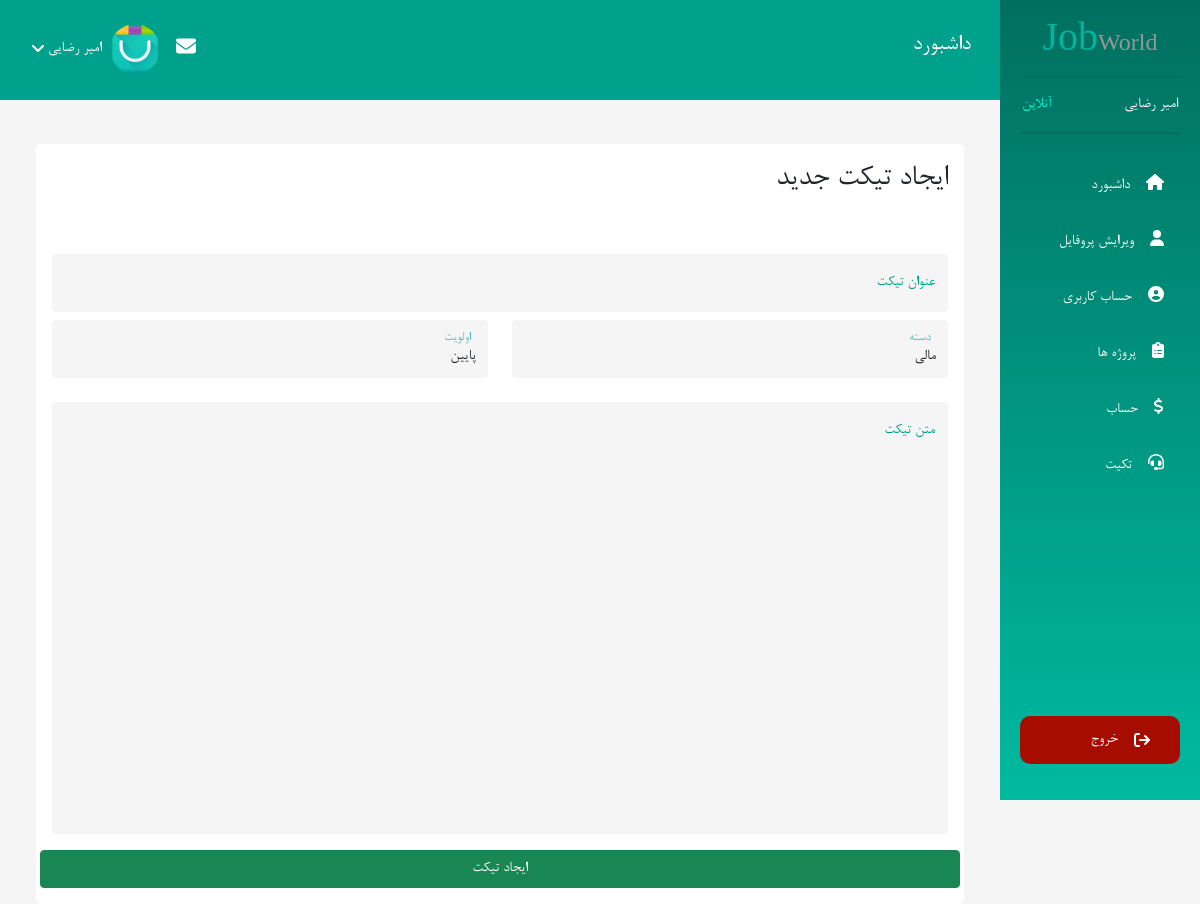
Page /jobWorld/panel/ticket/create (signed in) on the committed database.
### tables this page shows
CREATE TABLE `users` (
  `id` int(10) UNSIGNED NOT NULL,
  `email` varchar(255) NOT NULL,
  `username` varchar(255) NOT NULL,
  `first_name` varchar(255) NOT NULL,
  `last_name` varchar(255) NOT NULL,
  `phone_number` varchar(15) NOT NULL,
  `city` varchar(120) DEFAULT NULL,
  `about` text DEFAULT NULL,
  `expertise_title` varchar(255) DEFAULT NULL,
  `number_shaba` varchar(255) DEFAULT NULL,
  `account_balance` int(11) NOT NULL DEFAULT 0,
  `remember_tokens` varchar(255) DEFAULT NULL,
  `password` text NOT NULL,
  `permission` enum('admin','user') NOT NULL DEFAULT 'user',
  `activity_user` enum('freelancer','employer') NOT NULL DEFAULT 'freelancer',
  `image` text DEFAULT NULL,
  `verify_token` text DEFAULT NULL,
  `is_active` tinyint(4) NOT NULL DEFAULT 0 COMMENT 'enable => 1 , desable => 0',
  `forgot_token` text DEFAULT NULL,
  `forgot_token_expire` text DEFAULT NULL,
  `created_at` datetime NOT NULL,
  `updated_at` datetime DEFAULT NULL
);

### activites/User/User.php (called while the page is built, shortened)
<?php
class User
{
    public function ticketCreate()
    {
        $db = new Database();
        $user = $db->select("SELECT * FROM users WHERE id=?", $_SESSION['user'][0])->fetch();
        $ticketCategories = $db->select("SELECT * FROM ticket_categories")->fetchAll();
        $ticketPriorities = $db->select("SELECT * FROM ticket_priorities")->fetchAll();
        require_once(BASE_PATH . '/tamplate/User/create-ticket.php');
    }
}

### index.php (called while the page is built, shortened)
<?php
function uri($reservedUrl, $class, $method, $requestMethod = 'GET')
{
    $currentUrl = explode('?', currentUrl())[0];
    $currentUrl =  str_replace(CURRENT_DOMAIN, '', $currentUrl);
    $currentUrl = trim($currentUrl, '/');
    $currentUrlArray = explode('/', $currentUrl);
    $currentUrlArray = array_filter($currentUrlArray);
    $reservedUrl = trim($reservedUrl, '/');
    $reservedUrlArray = explode('/', $reservedUrl);
    $reservedUrlArray = array_filter($reservedUrlArray);
    if (sizeof($currentUrlArray) != sizeof($reservedUrlArray) || methodFiled() != $requestMethod) {
        return false;
    }
    $parameters = [];
    for ($key = 0; $key < sizeof($currentUrlArray); $key++) {
        if ($reservedUrlArray[$key][0] == '{' && $reservedUrlArray[$key][strlen($reservedUrlArray[$key]) - 1] == "}") {
            array_push($parameters, $currentUrlArray[$key]);
        } else if ($reservedUrlArray[$key] !== $currentUrlArray[$key]) {
            return false;
        }
    }
    $object = new $class;
    call_user_func_array(array($object, $method), $parameters);
    exit();
}
require_once('activites/User/User.php');
require_once('database/Database.php');
function protocol()
{
    return stripos($_SERVER['SERVER_PROTOCOL'], 'https') === true ? 'https://' : 'http://';
}
function currentDomain()
{
    return protocol() . $_SERVER['HTTP_HOST'];
}
function asset($src)
{
    return trim(CURRENT_DOMAIN, '/ ') . '/' . trim($src, '/ ');
}
function url($url)
{
    return trim(CURRENT_DOMAIN, '/ ') . '/' . trim($url, '/ ');
}
function currentUrl()
{
    return trim(currentDomain(), '/ ') . $_SERVER['REQUEST_URI'];
}
function methodFiled()
{
    return $_SERVER['REQUEST_METHOD'];
}
uri('panel/ticket/create', 'User\User', 'ticketCreate');

### database/Database.php (called while the page is built, shortened)
<?php
class Database
{
    private $connection;
    private $dbHost = DB_HOST;
    private $dbUsername = DB_USERNAME;
    private $dbPassword = DB_PASSWORD;
    private $dbName = DB_NAME;
    private $options = array(PDO::ATTR_ERRMODE => PDO::ERRMODE_EXCEPTION, PDO::ATTR_DEFAULT_FETCH_MODE => PDO::FETCH_ASSOC, PDO::MYSQL_ATTR_INIT_COMMAND => 'SET NAMES utf8');
    public function __construct()
    {
        try {
            $this->connection = new PDO('mysql:host=' . $this->dbHost . ';dbname=' . $this->dbName, $this->dbUsername, $this->dbPassword, $this->options);
        } catch (PDOException $e) {
            echo 'error -> ' . $e->getMessage();
            exit();
        }
    }
    public function select($sql, $values = null)
    {
        try {
            $stmt = $this->connection->prepare($sql);
            if ($values == null) {
                $stmt->execute();
            } else {
                $stmt->execute([$values]);
            }
            return $stmt;
        } catch (PDOException $e) {
            echo 'error -> ' . $e->getMessage();
            return false;
        }
    }
}

### tamplate/User/create-ticket.php (the view, shortened to what this page needs)
<?php require_once(BASE_PATH . '/tamplate/User/layouts/header.php') ?>
<section class="user-account ">
    <div class="row w-100 m-auto mt-5 p-0">
        <div class="col-xl-10 col-md-8 col-lg-8 me-auto mt-5">
            <div class="container">
                <div class=" mt-5 bg-white p-3 rounded-3">
                    <h2>ایجاد تیکت جدید</h2>
                    <form action="<?= url('panel/ticket/store') ?>" class="mt-5" method="post">
                        <div class="row">
                            <div class="col-lg-12 mt-2">
                                <div class="form-floating">
                                    <input type="text" class="form-control disabled text-start" id="floatingtitle"
                                        placeholder="عنوان تیکت" name="title">
                                    <label for="floatingtitle">عنوان تیکت</label>
                                </div>
                            </div>
                            <div class="col-lg-6 mt-2">
                                <div class="form-floating">
                                    <select name="category_id" class="form-control" id="floatingInputcategory_id">
                                        <?php foreach ($ticketCategories as $category) { ?>
                                            <option value="<?= $category['id'] ?>"><?= $category['name'] ?></option>
                                        <?php } ?>
                                    </select>
                                    <label for="floatingInputcategory_id">دسته</label>
                                </div>
                            </div>
                            <div class="col-lg-6 mt-2">
                                <div class="form-floating">
                                    <select name="priority_id" class="form-control" id="floatingInputpriority_id">
                                        <?php foreach ($ticketPriorities as $priority) { ?>
                                            <option value="<?= $priority['id'] ?>"><?= $priority['name'] ?></option>
                                        <?php } ?>
                                    </select>
                                    <label for="floatingInputpriority_id">اولویت</label>
                                </div>
                            </div>
                            <div class="col-12 mt-2">
                                <div class="form-floating my-3 w-100">
                                    <textarea type="text" class="form-control h-auto" id="floatingInputdescription" rows="20"
                                        placeholder=""
                                        name="description"></textarea>
                                    <label for="floatingInputdescription">متن تیکت</label>
                                </div>
                            </div>
                            <button type="submit" class="btn btn-success">ایجاد تیکت</button>
                        </div>
                    </form>
                </div>
            </div>
        </div>
    </div>
</section>
<?php require_once(BASE_PATH . '/tamplate/User/layouts/footer.php') ?>

### tamplate/User/layouts/header.php (shortened to what this page needs)
<!DOCTYPE html>
<html lang="en">
<head>
    <link rel="stylesheet" href="<?= asset('public/css/all.min.css') ?>">
    <link rel="stylesheet" href="<?= asset('public/css/bootstrap.min.css') ?>">
    <link rel="stylesheet" href="<?= asset('public/css/user-panel.css') ?>">
    <link rel="stylesheet" href="<?= asset('public/css/responsive.css') ?>">
    <link rel="stylesheet" href="<?= asset('public/jalalidatepicker/persian-datepicker.min.css') ?>">
</head>
<body style="background-color: whitesmoke;">
    <nav class="navbar navbar-collapse p-0">
        <div class="row w-100 m-0">
            <div class="col-xl-2 col-md-4 col-lg-4 p-0 fixed-top">
                <div class="user-panel-sidebar  flex-column vh-100 d-none d-md-flex ">
                    <div class="logo">
                        <h3 class="text-center">Job<span>World</span></h3>
                    </div>
                    <div class="user-status d-flex  justify-content-between align-items-center">
                        <span class="text-white"><?= $user['first_name'] . ' ' . $user['last_name'] ?></span>
                        <span>آنلاین</span>
                    </div>
                    <div class="menu mt-4">
                        <ul class="list-unstyled pe-0">
                            <li class="nav-item"><a href=" <?= url('panel') ?>" class="nav-link text-white"><i
                                        class="fa fa-home ms-3"></i>داشبورد</a></li>
                            <li class="nav-item"><a href="<?= url('panel/account') ?>" class="nav-link text-white"><i
                                        class="fa fa-user ms-3"></i>ویرایش پروفایل</a></li>
                            <li class="nav-item"><a href="<?= url('panel/edit-profile') ?>"
                                    class="nav-link text-white"><i class="fa fa-user-circle ms-3"></i>حساب کاربری</a>
                            </li>
                            <?php if ($user['activity_user'] === 'freelancer') { ?>
                                <li class="nav-item"><a href="<?= url('show-projects') ?>" class="nav-link text-white"><i
                                            class="fa fa-clipboard-list ms-3"></i>پروژه ها</a></li>
                            <?php } ?>
                            <li class="nav-item"><a
                                    href="<?= url('panel/balance') ?>" class="nav-link text-white"><i
                                        class="fa fa-dollar ms-3"></i>حساب</a></li>
                            <li class="nav-item"><a
                                    href="<?= url('panel/ticket') ?>" class="nav-link text-white"><i
                                        class="fa fa-headset ms-3"></i>تکیت</a></li>
                        </ul>
                    </div>
                    <div class="btn-exit text-center d-flex align-items-end h-100 justify-content-center">
                        <ul class="list-unstyled pe-0 w-100">
                            <li class="nav-item ">
                                <a href="<?= url('logout/') ?>" class="nav-link d-flex align-items-center text-white"><i
                                        class="fa fa-sign-out ms-3"></i>خروج </a>
                            </li>
                        </ul>
                    </div>
                </div>
            </div>
            <div class="col-xl-10 col-md-8 col-lg-8 fixed-top me-auto nav-main p-0">
                <div class="row d-flex justify-content-between align-items-center mt-4">
                    <div class="col-2 col-sm-2 col-md-2">
                        <div class="title-nav d-none d-md-block">
                            <h4 class="text-white">داشبورد</h4>
                        </div>
                    </div>
                    <div class="col-6 col-sm-6 col-md-6 ms-4">
                        <div class="men-user d-flex align-items-center justify-content-end position-relative ">
                            <div class="message-notifiaction px-3 d-flex">
                                <a href="<?= url('panel/messages') ?>" class="text-white" data-bs-toggle="tooltip" data-bs-placement="bottom"
                                    title="پیام ها"><i class="fa fa-envelope fa-lg"></i></a>
                            </div>
                            <img src="<?= (asset($user['image']) ? asset($user['image']) : asset("/public/images/users/user.png")) ?>"
                                class="img-fluid rounded-circle" alt="" width="20">
                            <a class="list-info-show px-2 text-decoration-none text-white d-flex align-items-center"><?= $user['first_name'] . ' ' . $user['last_name'] ?><i
                                    class="fa fa-angle-down me-1"></i></a>
                        </div>
                    </div>
                </div>
            </div>
        </div>
    </nav>

### public/css/user-panel.css (style rules this page uses)
* { direction: rtl; box-sizing: border-box; font-family: 'b-nazanin'; list-style-type: none; text-decoration: none; text-align: right; box-shadow: none !important; outline: none !important; }
.user-panel-sidebar { background: linear-gradient(#016F60, #00BAA0); padding: 20px; }
.user-panel-sidebar .logo h3 { color: #01B49C; font-size: 2.5rem; }
.user-panel-sidebar .logo span { font-size: 1.5rem; color: #959898; }
.user-status { border-top: 2px solid #016F60; border-bottom: 2px solid #016F60; padding: 15px 2px; }
.user-status span:nth-child(2) { color: #00FEDB !important; }
.menu ul li { padding: 8px 0; }
.btn-exit a { border-radius: 10px; -webkit-border-radius: 10px; -moz-border-radius: 10px; -ms-border-radius: 10px; -o-border-radius: 10px; background-color: #A70C00; padding: 12px 30px; transition: all 0.3s ease-in-out; -webkit-transition: all 0.3s ease-in-out; -moz-transition: all 0.3s ease-in-out; -ms-transition: all 0.3s ease-in-out; -o-transition: all 0.3s ease-in-out; }
.nav-main { height: 100px !important; background-color: #00a18c; }
.men-user { cursor: pointer; }
.men-user img { width: 50px; }
.title-nav { margin-right: 20%; }
.user-account { z-index: 1 !important; }
.user-account .form-control { background: whitesmoke !important; border: none !important; }
.user-account .form-floating>label { right: 0; left: auto; color: #00A18C !important; }
textarea { resize: none !important; }

### rows in the picture
users: first_name "امیر", last_name "رضایی", image (picture)

### other values in the picture
form field category_id "مالی"
form field priority_id "پایین"
